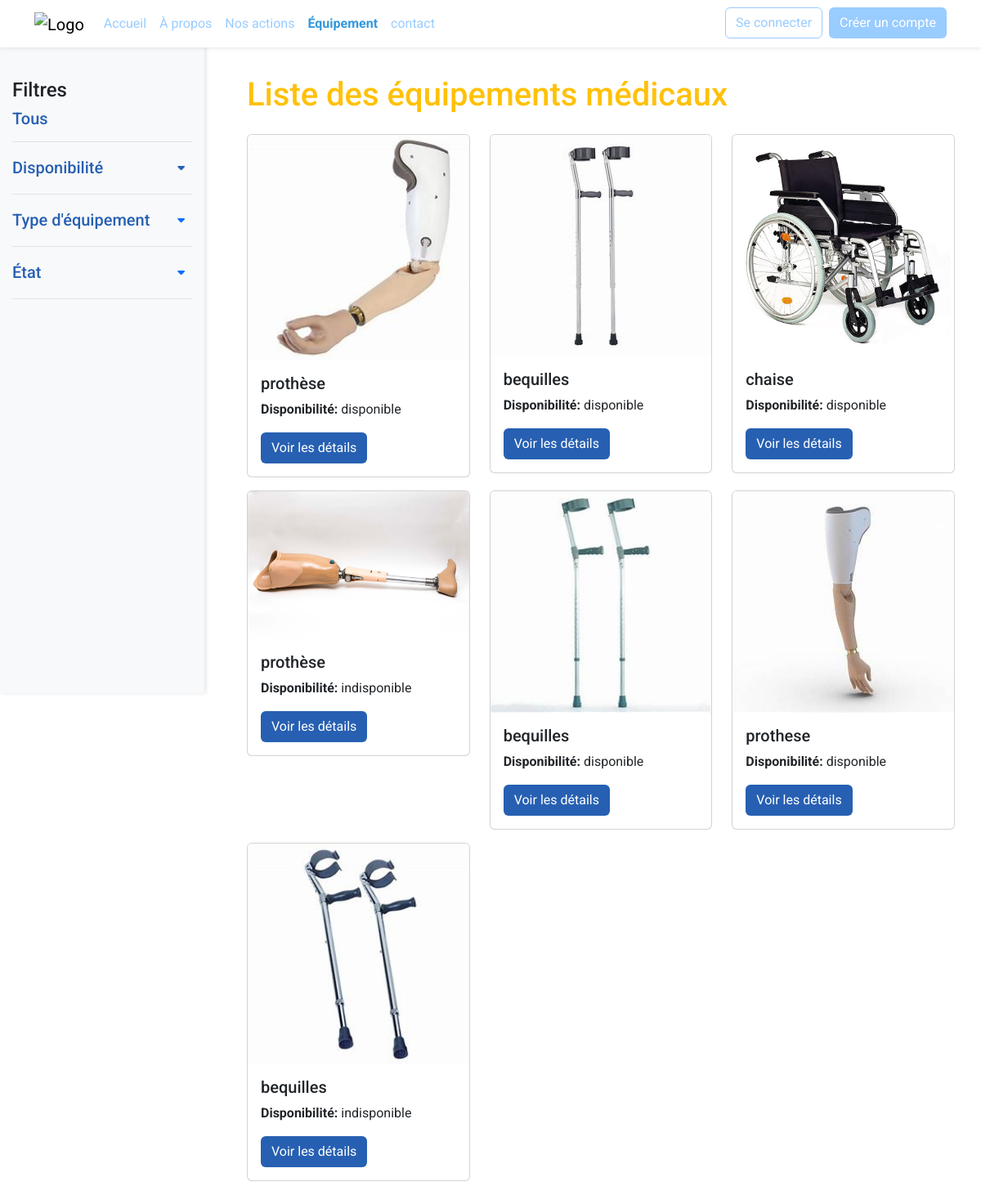
Screenshot of /front_office/equipment.php with the database file from the repository.
### tables this page shows
CREATE TABLE `dons_equipment` (
  `id_equipment` int(11) NOT NULL,
  `id_donateur` int(11) NOT NULL,
  `quantite` int(11) NOT NULL,
  `type_equipment` varchar(255) NOT NULL,
  `image_path` varchar(255) DEFAULT NULL,
  `description` text DEFAULT NULL,
  `etat` enum('neuf','occasion') NOT NULL,
  `disponabilite` enum('disponible','indisponible') NOT NULL DEFAULT 'disponible',
  `date_don` date NOT NULL,
  `name` varchar(50) DEFAULT NULL,
  `approve` enum('oui','non') DEFAULT 'non'
);

### front_office/equipment.php (the view, shortened to what this page needs)
<?php
include 'db.php';
$query = "SELECT * FROM dons_equipment WHERE 1=1";
$query .= " AND approve = 'oui'";
$result = mysqli_query($conn, $query);
?>
<!DOCTYPE html>
<html lang="fr">
<head>
    <link href="https://cdn.jsdelivr.net/npm/bootstrap@5.3.3/dist/css/bootstrap.min.css" rel="stylesheet">
    <link href="https://cdnjs.cloudflare.com/ajax/libs/font-awesome/6.0.0-beta3/css/all.min.css" rel="stylesheet">
    <link rel="stylesheet" href="../assets/css/style.css">
</head>
<body>
    <?php include 'header.php'; ?>
    <div class="d-flex pt-5 container-fluid">
        <div class="filter-sidebar mt-5 pt-5 " id="filterSidebar">
            <h4>Filtres</h4>
            <div class="mb-3 ">
                <h5 class="d-flex justify-content-between align-items-center pb-3 border-bottom titre2" >
                    <a href="?reset_filters=true" class="nav-link">Tous</a>
                </h5></div>
            <div class="mb-3 ">
                <h5 class="d-flex justify-content-between align-items-center pb-3 border-bottom titre2" >
                    Disponibilité
                    <button class="btn btn-sm btn-link" data-bs-toggle="collapse" data-bs-target="#disponabilite-list">
                        <i class="fas fa-caret-down titre2 "></i>
                    </button>
                </h5>
            </div>
            <div class="mb-3">
                <h5 class="d-flex justify-content-between align-items-center pb-3 border-bottom titre2">
                    Type d'équipement
                    <button class="btn btn-sm btn-link" data-bs-toggle="collapse" data-bs-target="#type-equipment-list">
                        <i class="fas fa-caret-down"></i>
                    </button>
                </h5>
            </div>
            <div class="mb-3  ">
                <h5 class="d-flex justify-content-between align-items-center pb-3 border-bottom titre2">
                    État
                    <button class="btn btn-sm btn-link" data-bs-toggle="collapse" data-bs-target="#etat-list">
                        <i class="fas fa-caret-down"></i>
                    </button>
                </h5>
            </div>
        </div>
        <div class="content-area ">
            <h1 class="text-warning my-4">Liste des équipements médicaux</h1>
            <div class="row ">
                <?php while ($row = mysqli_fetch_assoc($result)): ?>
                    <div class="col-md-6 col-lg-4 mb-3">
                        <div class="card">
                            <?php if (!empty($row['image_path'])): ?>
                                <img src="<?= htmlspecialchars($row['image_path']); ?>" class="card-img-top " alt="<?= htmlspecialchars($row['name']); ?>" height="">
                            <?php else: ?>
                                <img src="default.jpg" class="card-img-top" alt="Pas d'image disponible">
                            <?php endif; ?>
                            <div class="card-body">
                                <h5 class="card-title"><?= htmlspecialchars($row['name']); ?></h5>
                                <p class="card-text">
                                    <strong>Disponibilité:</strong> <?= htmlspecialchars($row['disponabilite']); ?>
                                </p>
                                <a href="equipmentDetails.php?id=<?= urlencode($row['id_equipment']); ?>" class="btn detailsBtn">
                                    Voir les détails
                                </a>
                            </div>
                        </div>
                    </div>
                <?php endwhile; ?>
            </div>
        </div>
    </div>
</body>
</html>

### assets/css/style.css (style rules this page uses)
body { font-family: 'Roboto', sans-serif; }
.titre2 { color: #2760b2; }
.detailsBtn { background-color: #2760b2; color: white; }

### front_office/equipment.php (style rules this page uses)
.filter-sidebar { height: 100vh; position: fixed; top: 0; left: 0; width: 250px; background-color: #f8f9fa; padding: 15px; box-shadow: 2px 0 5px rgba(0, 0, 0, 0.1); transition: transform 0.3s ease; }
.content-area { margin-left: 270px; padding: 20px; }

### rows the page displays
dons_equipment: image_path (picture), name "prothèse", disponabilite "disponible"
dons_equipment: image_path (picture), name "bequilles", disponabilite "disponible"
dons_equipment: image_path (picture), name "chaise", disponabilite "disponible"
dons_equipment: image_path (picture), name "prothèse", disponabilite "indisponible"
dons_equipment: image_path (picture), name "bequilles", disponabilite "disponible"
dons_equipment: image_path (picture), name "prothese", disponabilite "disponible"
dons_equipment: image_path (picture), name "bequilles", disponabilite "indisponible"
